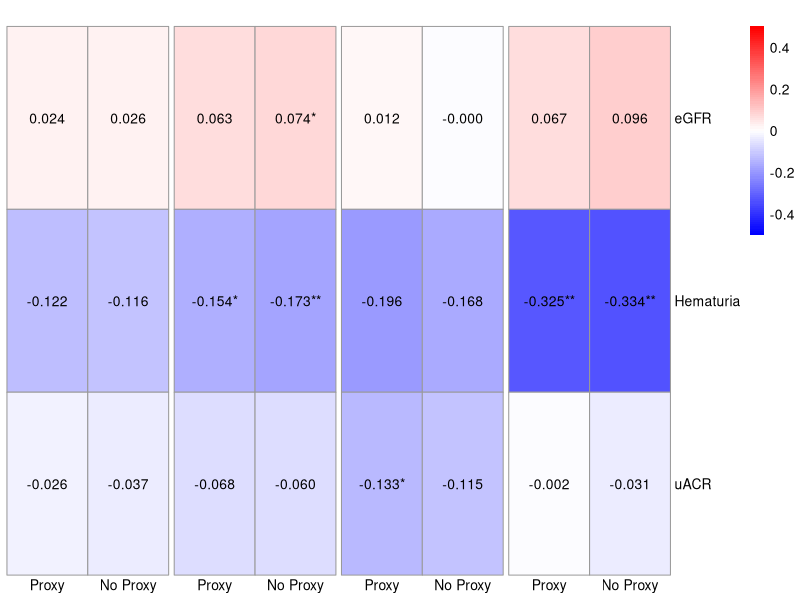
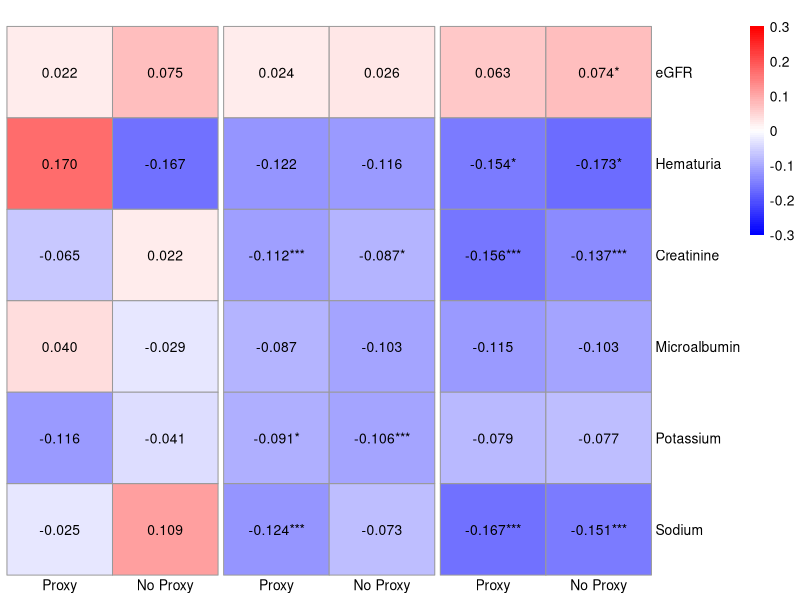

Write R code to recreate these figures, in order. (Note: this script raises an error after producing the figures.)
# Install required packages if not already installed
# install.packages("pheatmap")

# Load the pheatmap package
library(pheatmap)
library(reshape2)
library(grid)  

### Revised manuscript- Supp Fig 1. Heatmap for PD with and No proxy

# Create the data frame for PD and No Proxy PD
data <- data.frame(
  Disease = c("PD_sexcombined", "PD_sexcombined", "PD_sexcombined",
              "NP_PD_sexcombined", "NP_PD_sexcombined", "NP_PD_sexcombined",
              "PD_sexcombined_meta", "PD_sexcombined_meta", "PD_sexcombined_meta",
              "NP_PD_sexcombined_meta", "NP_PD_sexcombined_meta", "NP_PD_sexcombined_meta",
              "PD_male", "PD_male", "PD_male",
              "NP_PD_male", "NP_PD_male", "NP_PD_male",
              "PD_female", "PD_female", "PD_female",
              "NP_PD_female", "NP_PD_female", "NP_PD_female"),
  Traits = c(rep(c("uACR", "eGFR", "Hematuria"), 8)),
  Rg = c(-0.0259, 0.0236, -0.1218,  # PD_sexcombined
         -0.0371, 0.0262, -0.1160,  # No_proxy_PD_sexcombined
         -0.0678, 0.0627, -0.1543,  # PD_sexcombined_meta_analyzed
         -0.0603, 0.0742, -0.1728,   # NP_PD_sexcombined_meta_analyzed
         -0.1332, 0.012, -0.1959,  # PD_male
         -0.1153, -0.0003, -0.1681,  # No_proxy_PD_male
         -0.0015, 0.0668, -0.3245,  # PD_female
         -0.0308, 0.0955, -0.3343),  # No_proxy_PD_female
  P_value = c(0.6153, 0.4872, 0.0991,  # PD_sexcombined
              0.4808, 0.419, 0.1501,  # No_proxy_PD_sexcombined
              0.1769, 0.0735, 0.0219, # PD_sexcombined_meta_analyzed 
              0.2592, 0.0464, 0.011,   # NP_PD_sexcombined_meta_analyzed 
              0.0427, 0.8002, 0.1071,  # PD_male
              0.1044, 0.995, 0.1742,  # No_proxy_PD_male
              0.986, 0.213, 0.0056,  # PD_female
              0.7119, 0.1009, 0.0092)  # No_proxy_PD_female
)

# Remove rows with missing Rg values
data <- data[!is.na(data$Rg), ]

# Add significance asterisks based on P_value
data$Significance <- ifelse(data$P_value < 0.017, "**", 
                            ifelse(data$P_value < 0.05, "*", ""))
                                   #ifelse(data$P_value < 0.05, "*", "")))

# Reshape the data into a matrix for pheatmap
heatmap_data <- acast(data, Traits ~ Disease, value.var = "Rg")
significance_data <- acast(data, Traits ~ Disease, value.var = "Significance")

# Reorder the diseases and traits in the desired order
ordered_traits <- c("eGFR", "Hematuria", "uACR")
ordered_diseases <- c("PD_sexcombined", "NP_PD_sexcombined", "PD_sexcombined_meta", "NP_PD_sexcombined_meta", "PD_male", "NP_PD_male", "PD_female", "NP_PD_female")

# Ensure columns are in the correct order
heatmap_data <- heatmap_data[ordered_traits, ordered_diseases]
significance_data <- significance_data[ordered_traits, ordered_diseases]

# Define a color palette with 0 as white, negative values as blue, and positive as red
color_palette <- colorRampPalette(c("blue", "white", "red"))(100)

fixed_range <- 0.50

custom_display <- function(values, significance) {
  # Combine the values and significance annotations
  formatted_data <- matrix(sprintf("%.3f%s", values, significance), 
                           nrow = nrow(values), 
                           dimnames = dimnames(values))
  return(formatted_data)
}

# Create heatmap
pheatmap(heatmap_data, 
         cluster_rows = FALSE, 
         cluster_cols = FALSE, 
         display_numbers = custom_display(heatmap_data, significance_data), 
         color = color_palette, 
         breaks = seq(-fixed_range, fixed_range, length.out = 101), 
         fontsize_number = 10,
         number_color = "black",  # Set number color to black
         labels_col = c("Proxy", "No Proxy", "Proxy", "No Proxy", "Proxy", "No Proxy", "Proxy", "No Proxy"), # Add the custom labels for columns
         angle_col = 0,
         gaps_col = c(2,4,6),
         main = " "
)


########
#######OLD FIGURES - originally submitted manuscript:
# Figure 2 : heatmap AD/PD and PD meta-analyzed with and no proxy 
# Create data frame
data <- data.frame(
  Disease = c("AD_sexcombined", "AD_sexcombined", "AD_sexcombined", "AD_sexcombined", "AD_sexcombined", "AD_sexcombined",
              "NP_AD_sexcombined", "NP_AD_sexcombined", "NP_AD_sexcombined", "NP_AD_sexcombined", "NP_AD_sexcombined", "NP_AD_sexcombined", 
              "PD_sexcombined", "PD_sexcombined", "PD_sexcombined", "PD_sexcombined", "PD_sexcombined", "PD_sexcombined",
              "NP_PD_sexcombined", "NP_PD_sexcombined", "NP_PD_sexcombined", "NP_PD_sexcombined", "NP_PD_sexcombined", "NP_PD_sexcombined",
              "PD_sexcombined_meta", "PD_sexcombined_meta", "PD_sexcombined_meta", "PD_sexcombined_meta", "PD_sexcombined_meta", "PD_sexcombined_meta",
              "NP_PD_sexcombined_meta", "NP_PD_sexcombined_meta", "NP_PD_sexcombined_meta", "NP_PD_sexcombined_meta", "NP_PD_sexcombined_meta", "NP_PD_sexcombined_meta"),
  Traits = c("Hematuria", "Microalbumin", "Creatinine", "Potassium", "Sodium", "eGFR",
             "Hematuria", "Microalbumin", "Creatinine", "Potassium", "Sodium", "eGFR",
             "Hematuria", "Microalbumin", "Creatinine", "Potassium", "Sodium", "eGFR",
             "Hematuria", "Microalbumin", "Creatinine", "Potassium", "Sodium", "eGFR",
             "Hematuria", "Microalbumin", "Creatinine", "Potassium", "Sodium", "eGFR",
             "Hematuria", "Microalbumin", "Creatinine", "Potassium", "Sodium", "eGFR"),
  Rg = c(0.1702, 0.0401, -0.0651, -0.1156, -0.0245, 0.0222,
         -0.1668, -0.0293, 0.022, -0.0408, 0.1092, 0.075,
         -0.1218, -0.0873, -0.1124, -0.0915, -0.1238, 0.0236,
         -0.1160, -0.1027, -0.0871, -0.1062, -0.0726, 0.0262,
         -0.1542, -0.1149, -0.1561, -0.0789, -0.1672, 0.0627,
         -0.1728, -0.1033, -0.1369, -0.0769, -0.1513, 0.0742),
  P_value = c(0.1444, 0.7217, 0.2199, 0.0763, 0.6343, 0.6867,
              0.1057, 0.8025, 0.7123, 0.5358, 0.0678, 0.109,
              0.0991, 0.2253, 0.0014, 0.0208, 0.0009, 0.4872,
              0.1501, 0.1376, 0.0115, 0.0066, 0.0545, 0.419,
              0.0219, 0.1483, 0.00000089915, 0.0515, 0.00000053694, 0.0735,
              0.011, 0.2532, 0.000086083, 0.0827, 0.000010169, 0.0464))

# Remove rows with missing Rg values
data <- data[!is.na(data$Rg), ]

# Add significance asterisks based on P_value
data$Significance <- ifelse(data$P_value < 0.008, "***", 
                            ifelse(data$P_value < 0.01, "**", 
                                   ifelse(data$P_value < 0.05, "*", "")))

# Reshape the data into a matrix for pheatmap
heatmap_data <- reshape2::acast(data, Traits ~ Disease, value.var = "Rg")
significance_data <- acast(data, Traits ~ Disease, value.var = "Significance")

# Reorder the traits and diseases
ordered_traits <- c("eGFR", "Hematuria", "Creatinine", "Microalbumin", "Potassium", "Sodium")
ordered_diseases <- c("AD_sexcombined", "NP_AD_sexcombined", "PD_sexcombined", "NP_PD_sexcombined", "PD_sexcombined_meta", "NP_PD_sexcombined_meta")

# Ensure columns are in the correct order
heatmap_data <- heatmap_data[ordered_traits, ordered_diseases]
significance_data <- significance_data[ordered_traits, ordered_diseases]

# Define a color palette with 0 as white, negative values as blue, and positive as red
color_palette <- colorRampPalette(c("blue", "white", "red"))(100)

fixed_range <- 0.3

custom_display <- function(values, significance) {
  # Combine the values and significance annotations
  formatted_data <- matrix(sprintf("%.3f%s", values, significance), 
                           nrow = nrow(values), 
                           dimnames = dimnames(values))
  return(formatted_data)
}


pheatmap(heatmap_data, 
         cluster_rows = FALSE, 
         cluster_cols = FALSE, 
         display_numbers = custom_display(heatmap_data, significance_data), 
         color = color_palette, 
         number_color = "black",
         breaks = seq(-fixed_range, fixed_range, length.out = 101), 
         labels_col = c("Proxy", "No Proxy", "Proxy", "No Proxy", "Proxy", "No Proxy"),
         angle_col = 0, 
         gaps_col = c(2,4),
         main = " ",
         fontsize_number = 10)


# Fig sup 1. Heatmap of AD and PD with proxies
# Create the dataframe for AD/PD heatmap
data <- data.frame(
  Disease = c("AD_sexcombined", "AD_sexcombined", "AD_sexcombined", "AD_sexcombined", "AD_sexcombined", "AD_sexcombined",
              "AD_male", "AD_male", "AD_male", "AD_male", "AD_male", "AD_male",
              "AD_female", "AD_female", "AD_female", "AD_female", "AD_female", "AD_female",
              "PD_sexcombined", "PD_sexcombined", "PD_sexcombined", "PD_sexcombined", "PD_sexcombined", "PD_sexcombined",
              "PD_sexcombined_meta", "PD_sexcombined_meta", "PD_sexcombined_meta", "PD_sexcombined_meta", "PD_sexcombined_meta", "PD_sexcombined_meta",
              "PD_male", "PD_male", "PD_male", "PD_male", "PD_male", "PD_male",
              "PD_male", "PD_male", "PD_male", "PD_male", "PD_male", "PD_male",
              "PD_female", "PD_female", "PD_female", "PD_female", "PD_female", "PD_female"),
  Traits = c("Hematuria", "Microalbumin", "Creatinine", "Potassium", "Sodium", "eGFR",
             "Hematuria", "Microalbumin", "Creatinine", "Potassium", "Sodium", "eGFR",
             "Hematuria", "Microalbumin", "Creatinine", "Potassium", "Sodium", "eGFR",
             "Hematuria", "Microalbumin", "Creatinine", "Potassium", "Sodium", "eGFR",
             "Hematuria", "Microalbumin", "Creatinine", "Potassium", "Sodium", "eGFR",
             "Hematuria", "Microalbumin", "Creatinine", "Potassium", "Sodium", "eGFR",
             "Hematuria", "Microalbumin", "Creatinine", "Potassium", "Sodium", "eGFR"),
  Rg = c(0.1702, 0.0401, -0.0651, -0.1156, -0.0245, 0.0222,
         -0.1443, -0.2499, -0.0995, -0.216, 0.0408, 0.0158,
         0.0624, -0.2769, 0.0034, -0.0705, -0.1937, 0.0059,
         -0.1218, -0.0873, -0.1124, -0.0915, -0.1238, 0.0236,
         -0.1542, -0.1149, -0.1561, -0.0789, -0.1672, 0.0627,
         -0.1959, -0.1173, -0.0601, 0.0725, -0.0878, 0.012,
         -0.3245, -0.1497, -0.2061, -0.1495, -0.1869, 0.0668),
  P_value = c(0.1444, 0.7217, 0.2199, 0.0763, 0.6343, 0.6867,
              0.6121, 0.4076, 0.4931, 0.2463, 0.7852, 0.9005,
              0.7705, 0.3427, 0.9714, 0.53305, 0.0757, 0.94,
              0.0991, 0.2253, 0.0014, 0.0208, 0.0009, 0.4872,
              0.0219, 0.1483, 0.00000089915, 0.0515, 0.00000053694, 0.0735,
              0.1071, 0.2959, 0.2312, 0.2891, 0.0909, 0.8002,
              0.0056, 0.4406, 0.0003, 0.0077, 0.0004, 0.213)
)

# Remove rows with missing Rg values
data <- data[!is.na(data$Rg), ]

# Add significance asterisks based on P_value
data$Significance <- ifelse(data$P_value < 0.008, "***", 
                            ifelse(data$P_value < 0.01, "**", 
                                   ifelse(data$P_value < 0.05, "*", "")))

# Reshape the data into a matrix for pheatmap
heatmap_data <- reshape2::acast(data, Traits ~ Disease, value.var = "Rg")
significance_data <- acast(data, Traits ~ Disease, value.var = "Significance")

# Reorder the traits and diseases
ordered_traits <- c("eGFR", "Hematuria", "Creatinine", "Microalbumin", "Potassium", "Sodium")
ordered_diseases <- c("AD_sexcombined", "AD_male", "AD_female", "PD_sexcombined", "PD_sexcombined_meta", "PD_male", "PD_female")

# Ensure columns are in the correct order
heatmap_data <- heatmap_data[ordered_traits, ordered_diseases]
significance_data <- significance_data[ordered_traits, ordered_diseases]

# Define a color palette with 0 as white, negative values as blue, and positive as red
color_palette <- colorRampPalette(c("blue", "white", "red"))(100)

# Function for displaying numbers with significance
custom_display <- function(values, significance) {
  matrix(sprintf("%.3f%s", values, significance), nrow = nrow(values), dimnames = dimnames(values))
}

# Set a fixed range for the legend
fixed_range <- 0.5            # fixed-range = 0.25 for supplemetary heatmap

# Create the heatmap
pheatmap(heatmap_data, 
         cluster_rows = FALSE, 
         cluster_cols = FALSE, 
         display_numbers = custom_display(heatmap_data, significance_data), 
         color = color_palette, 
         breaks = seq(-fixed_range, fixed_range, length.out = 101), 
         number_color = "black",
         gaps_col = c(3),
         labels_col = c("Sex-\ncombined", "Male", "Female", "Sex-\ncombined", "Sex-\ncombined\nmeta-analyzed", "Male", "Female"),  #Change the labels for different data used
         main = " ",
         angle_col = 0,
         fontsize_number = 10)


### Fig 3. Heatmap for PD with and No proxy

# Create the data frame for PD and No Proxy PD
data <- data.frame(
  Disease = c("PD_sexcombined", "PD_sexcombined", "PD_sexcombined", "PD_sexcombined", "PD_sexcombined", "PD_sexcombined",
              "NP_PD_sexcombined", "NP_PD_sexcombined", "NP_PD_sexcombined", "NP_PD_sexcombined", "NP_PD_sexcombined", "NP_PD_sexcombined",
              "PD_sexcombined_meta", "PD_sexcombined_meta", "PD_sexcombined_meta", "PD_sexcombined_meta", "PD_sexcombined_meta", "PD_sexcombined_meta",
              "NP_PD_sexcombined_meta", "NP_PD_sexcombined_meta", "NP_PD_sexcombined_meta", "NP_PD_sexcombined_meta", "NP_PD_sexcombined_meta", "NP_PD_sexcombined_meta",
              "PD_male", "PD_male", "PD_male", "PD_male", "PD_male", "PD_male",
              "NP_PD_male", "NP_PD_male", "NP_PD_male", "NP_PD_male", "NP_PD_male", "NP_PD_male",
              "PD_female", "PD_female", "PD_female", "PD_female", "PD_female", "PD_female",
              "NP_PD_female", "NP_PD_female", "NP_PD_female", "NP_PD_female", "NP_PD_female", "NP_PD_female"),
  Traits = c(rep(c("Creatinine", "eGFR", "Hematuria", "Microalbumin", "Potassium", "Sodium"), 8)),
  Rg = c(-0.1124, 0.0236, -0.1218, -0.0873, -0.0915, -0.1238,  # PD_sexcombined
         -0.0871, 0.0262, -0.1160, -0.1027, -0.1062, -0.0726,  # No_proxy_PD_sexcombined
         -0.1561, 0.0627, -0.1543, -0.1149, -0.0789, -0.1672,  # PD_sexcombined_meta_analyzed
         -0.1369, 0.0742, -0.1728, -0.1033, -0.0769, -0.1513,   # NP_PD_sexcombined_meta_analyzed
         -0.0601, 0.012, -0.1959, -0.1173, 0.0725, -0.0878,  # PD_male
         -0.0466, -0.0003, -0.1681, -0.0573, 0.0557, -0.1197,  # No_proxy_PD_male
         -0.2061, 0.0668, -0.3245, -0.1497, -0.1495, -0.1869,  # PD_female
         -0.2125, 0.0955, -0.3343, -0.2015, -0.1214, -0.2013),  # No_proxy_PD_female
  P_value = c(0.0014, 0.4872, 0.0991, 0.2253, 0.0208, 0.0009,  # PD_sexcombined
              0.0115, 0.419, 0.1501, 0.1376, 0.0066, 0.0545,  # No_proxy_PD_sexcombined
              0.00000089915, 0.0735, 0.0219, 0.1483, 0.0515, 0.00000053694, # PD_sexcombined_meta_analyzed 
              0.000086083, 0.0464, 0.011, 0.2532, 0.0827, 0.000010169,   # NP_PD_sexcombined_meta_analyzed 
              0.2312, 0.8002, 0.1071, 0.2959, 0.2891, 0.0909,  # PD_male
              0.3881, 0.995, 0.1742, 0.6188, 0.4405, 0.0326,  # No_proxy_PD_male
              0.0003, 0.213, 0.0056, 0.4406, 0.0077, 0.0004,  # PD_female
              0.0004, 0.1009, 0.0092, 0.3709, 0.0446, 9.8933e-05)  # No_proxy_PD_female
)

# Remove rows with missing Rg values
data <- data[!is.na(data$Rg), ]

# Add significance asterisks based on P_value
data$Significance <- ifelse(data$P_value < 0.008, "***", 
                            ifelse(data$P_value < 0.01, "**", 
                                   ifelse(data$P_value < 0.05, "*", "")))

# Reshape the data into a matrix for pheatmap
heatmap_data <- acast(data, Traits ~ Disease, value.var = "Rg")
significance_data <- acast(data, Traits ~ Disease, value.var = "Significance")

# Reorder the diseases and traits in the desired order
ordered_traits <- c("eGFR", "Hematuria", "Creatinine", "Microalbumin", "Potassium", "Sodium")
ordered_diseases <- c("PD_sexcombined", "NP_PD_sexcombined", "PD_sexcombined_meta", "NP_PD_sexcombined_meta", "PD_male", "NP_PD_male", "PD_female", "NP_PD_female")

# Ensure columns are in the correct order
heatmap_data <- heatmap_data[ordered_traits, ordered_diseases]
significance_data <- significance_data[ordered_traits, ordered_diseases]

# Define a color palette with 0 as white, negative values as blue, and positive as red
color_palette <- colorRampPalette(c("blue", "white", "red"))(100)

fixed_range <- 0.50

custom_display <- function(values, significance) {
  # Combine the values and significance annotations
  formatted_data <- matrix(sprintf("%.3f%s", values, significance), 
                           nrow = nrow(values), 
                           dimnames = dimnames(values))
  return(formatted_data)
}

# Create heatmap
pheatmap(heatmap_data, 
         cluster_rows = FALSE, 
         cluster_cols = FALSE, 
         display_numbers = custom_display(heatmap_data, significance_data), 
         color = color_palette, 
         breaks = seq(-fixed_range, fixed_range, length.out = 101), 
         fontsize_number = 10,
         number_color = "black",  # Set number color to black
         labels_col = c("Proxy", "No Proxy", "Proxy", "No Proxy", "Proxy", "No Proxy", "Proxy", "No Proxy"), # Add the custom labels for columns
         angle_col = 0,
         gaps_col = c(2,4,6),
         main = " "
)
